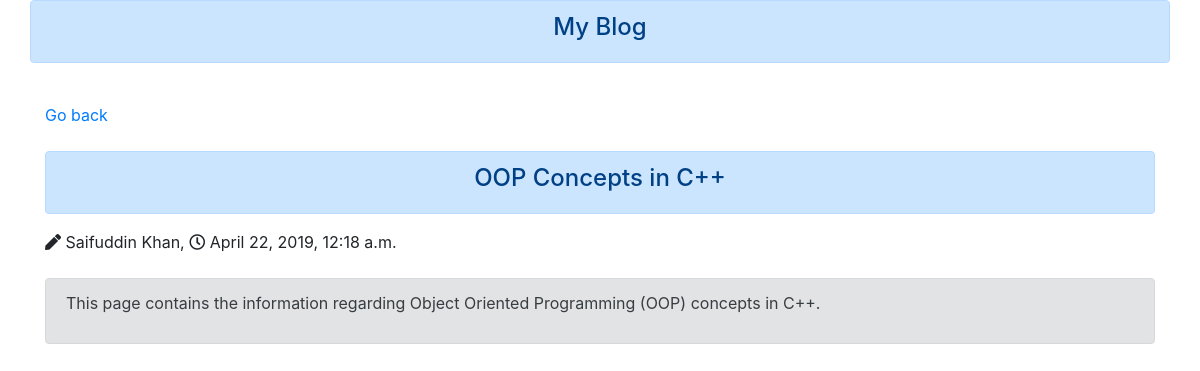
/6/, run on the app's committed database.
### posts/models.py (models this page shows, shortened)
class Auther(models.Model):
    name = models.CharField(max_length = 30)
    designation = models.CharField(max_length = 20)
    topic = models.CharField(max_length = 20)
    pub_date = models.DateTimeField('date published')

class Content(models.Model):
    content = models.ForeignKey(Auther, on_delete = models.CASCADE)
    content_text = models.TextField()

### posts/views.py (the view)
# urls.py: path('<int:pk>/',views.post_detail, name = 'post_detail'),
def post_detail(request,pk):
    detail = Auther.objects.get(pk = pk)
    content = get_object_or_404(Content , pk = pk)
    context = {
        'detail':detail,
        'content':content,
    }
    return render(request, 'posts/post_detail.html',context)

### posts/templates/posts/post_detail.html
{% extends 'base.html' %}
{% block page_content %}
<br>
<div class="container">
        <a href="/"class = "card-link">Go back</a><br><br>
    <div class="alert alert-primary text-center">
        <h4>{{ detail.topic }}</h4>
    </div>
    <i class="fa fa-pen"></i> {{ detail.name }},
    <i class="far fa-clock"></i> {{ detail.pub_date }}
    <br><br>
    <div class="alert alert-secondary">
        <p>{{ content.content_text }}</p>
    </div>
</div>
{% endblock %}

### data on the page
Auther: topic "OOP Concepts in C++", name "Saifuddin Khan", pub_date "April 22, 2019, 12:18 a.m."
Content: content_text "This page contains the information regarding Object Oriented Programming (OOP) concepts in C++."
